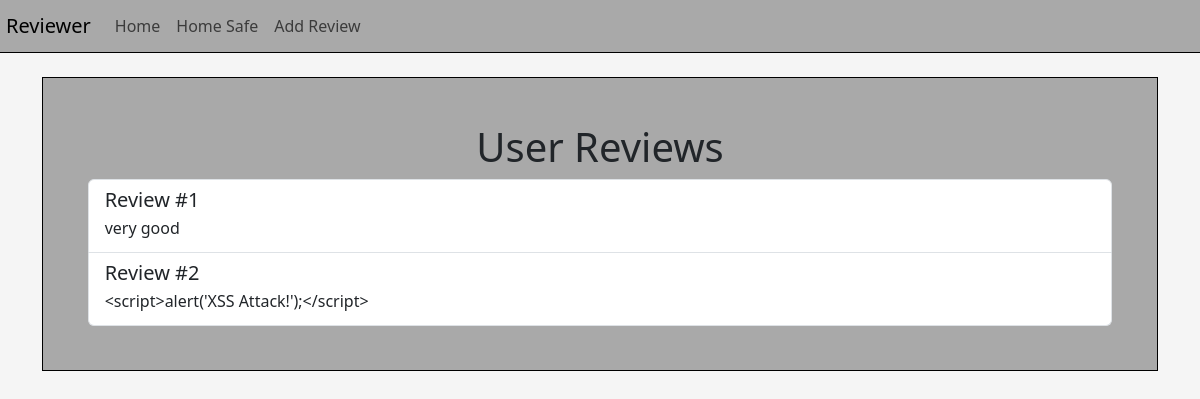
/safe, run on an earlier commit of the app's database.
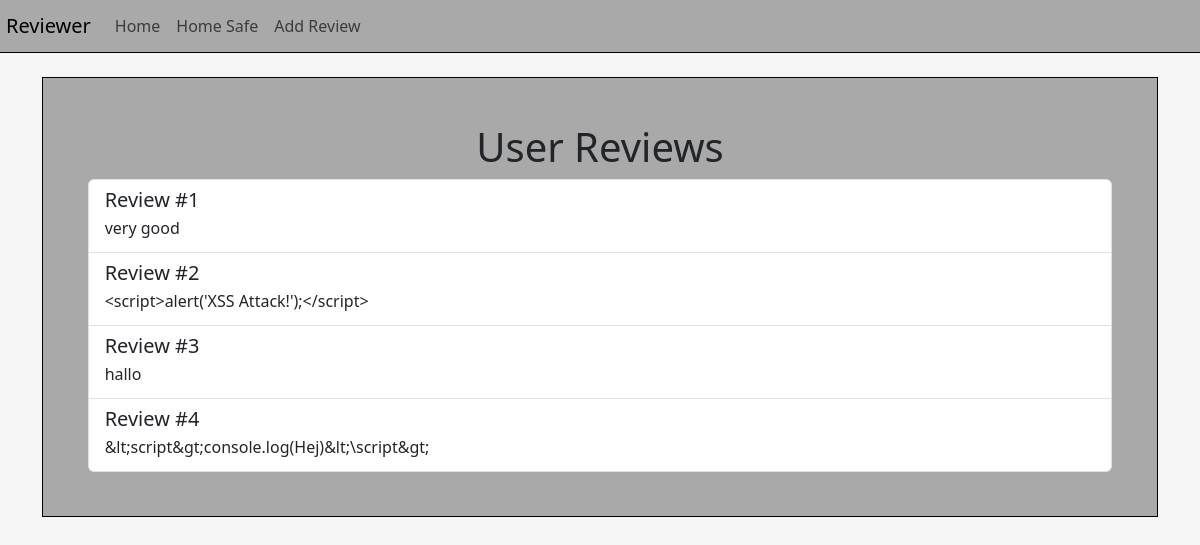
And on a later commit of the database.
### tables this page shows
CREATE TABLE reviews (
            id INTEGER PRIMARY KEY AUTOINCREMENT,
            content TEXT NOT NULL
        );

### app.py (the view)
@app.route('/safe')
def index_safe():
    with get_db_connection() as conn:
        reviews = conn.execute('SELECT * FROM reviews').fetchall()
    return render_template('index_safe.html', reviews=reviews)

### app.py (called while the page is built)
def get_db_connection():
    conn = sqlite3.connect('database.db')
    conn.row_factory = sqlite3.Row
    return conn

### templates/index_safe.html
{% extends 'base.html' %}
{% block content %}
    <h1 class="text-center">User Reviews</h1>
    <div class="list-group">
        {% for review in reviews %}
            <div class="list-group-item">
                <h5 class="mb-1">Review #{{ review['id'] }}</h5>
                <p class="mb-1">{{ review['content'] }}</p>
            </div>
        {% endfor %}
    </div>
{% endblock %}

What changed in the data, as far as the page shows it:
added reviews: id "3", content "hallo"
added reviews: id "4", content "&lt;script&gt;console.log(Hej)&lt;\\script&gt;"
